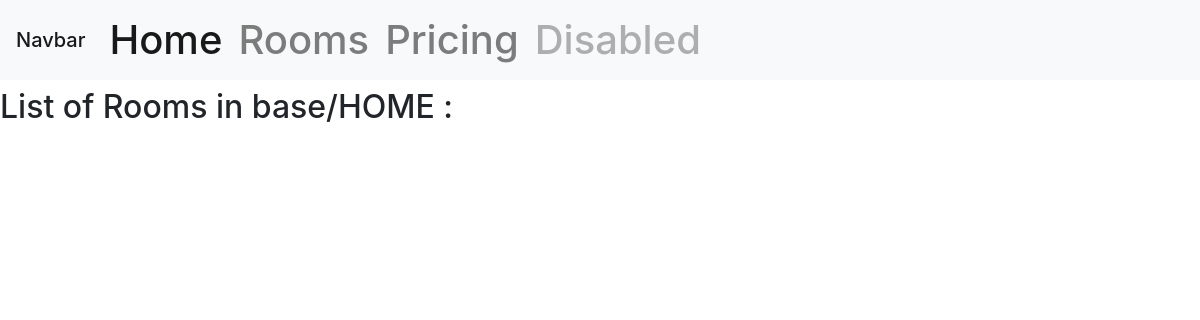
Before: / with the older database file.
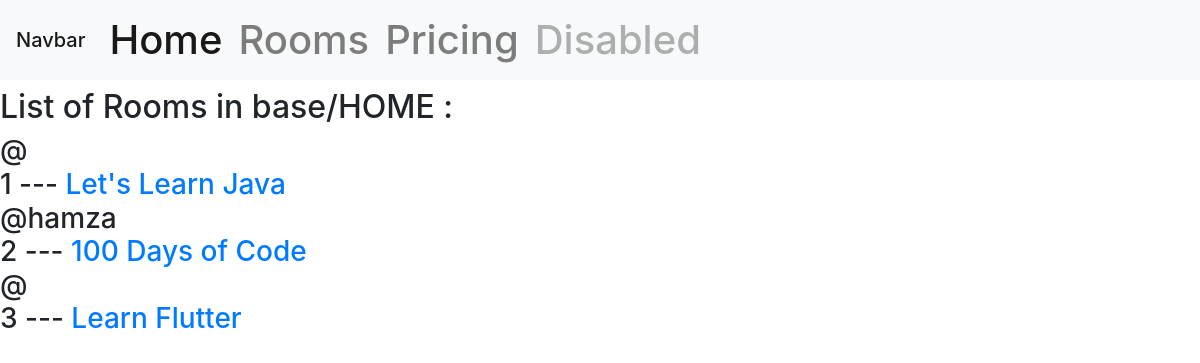
After: the same page with the newer database file.
### base/models.py (models this page shows, shortened)
class Room(models.Model):
    name = models.CharField(max_length=50)
    description = models.TextField(null = True, blank = True)   #  setting to null means that it will be blank in the database if not filled out at runtime otherwise the data basebase will consider it as missing data   # blank means that it is not required to be filled out at runtime
    host = models.ForeignKey(User, on_delete =  models.SET_NULL, null = True)   # when the user is deleted then all its rooms are delete as well
    topic = models.ForeignKey(Topic, on_delete =  models.SET_NULL, null = True)   # when the user is deleted then all its rooms are delete as well
    updated = models.DateTimeField(auto_now=True)
    created = models.DateTimeField(auto_now_add=True)

### base/views.py (the view)
# urls.py: path('', views.home, name='home'), # the path() function takes 3 arguments: 1st is the url, 2nd is the view function, 3rd is the name of the url  #  the name is optional, but it is good to use it
def home(request):
    rooms = Room.objects.all()
    context = { 'rooms': rooms}
    return render(request, 'base/home.html', context    )   #  we passed the rooms named dictionary to the home.html page ..  The first 'rooms' is the variable name that we will use in the html page and the second 'rooms' is the dictionary name that we created above(the dictionary that we are passing on by render function to the home.html page)

### base/templates/base/home.html (shortened to what this page needs)
  <!doctype html>
  <html lang="en">
    <head>
      <link rel="stylesheet" href="https://cdn.jsdelivr.net/npm/bootstrap@4.4.1/dist/css/bootstrap.min.css">
    </head>
    <body>
      <h1>{% include "navbar.html" %}</h1>
      <h2>List of Rooms in base/HOME : </h2>
      <div>
        <h3>{%for room in rooms%}
          <span> @{{room.host.username}}</span>
          <div>{{room.id}} <span> --- </span> <a href= "{% url 'room' room.id%} ">{{room.name}} </a></div>
          {%endfor%}
        </h3>
      </div>
    </body>
  </html>

### Templates/navBar.html (shortened to what this page needs)
<nav class="navbar navbar-expand-lg navbar-light bg-light">
    <a class="navbar-brand" href="#">Navbar</a>
    <div class="collapse navbar-collapse" id="navbarNav">
      <ul class="navbar-nav">
        <li class="nav-item active">
          <a class="nav-link" href="#">Home <span class="sr-only">(current)</span></a>
        </li>
        <li class="nav-item">
          <a class="nav-link" href="">Rooms</a>
        </li>
        <li class="nav-item">
          <a class="nav-link" href="#">Pricing</a>
        </li>
        <li class="nav-item">
          <a class="nav-link disabled" href="#" tabindex="-1" aria-disabled="true">Disabled</a>
        </li>
      </ul>
    </div>
  </nav>

Changed rows visible on the page:
added Room: id "1", name "Let's Learn Java"
added Room: host.username "hamza", id "2", name "100 Days of Code"
added Room: id "3", name "Learn Flutter"
